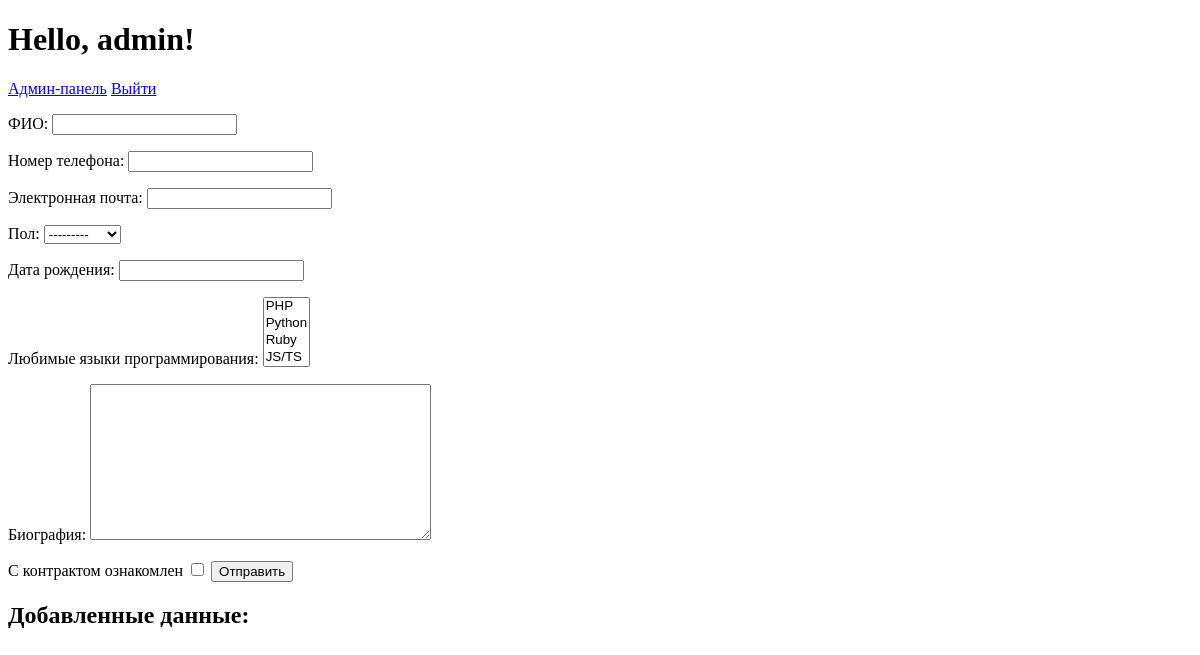
Page /web_4/ (signed in) on the earlier database version.
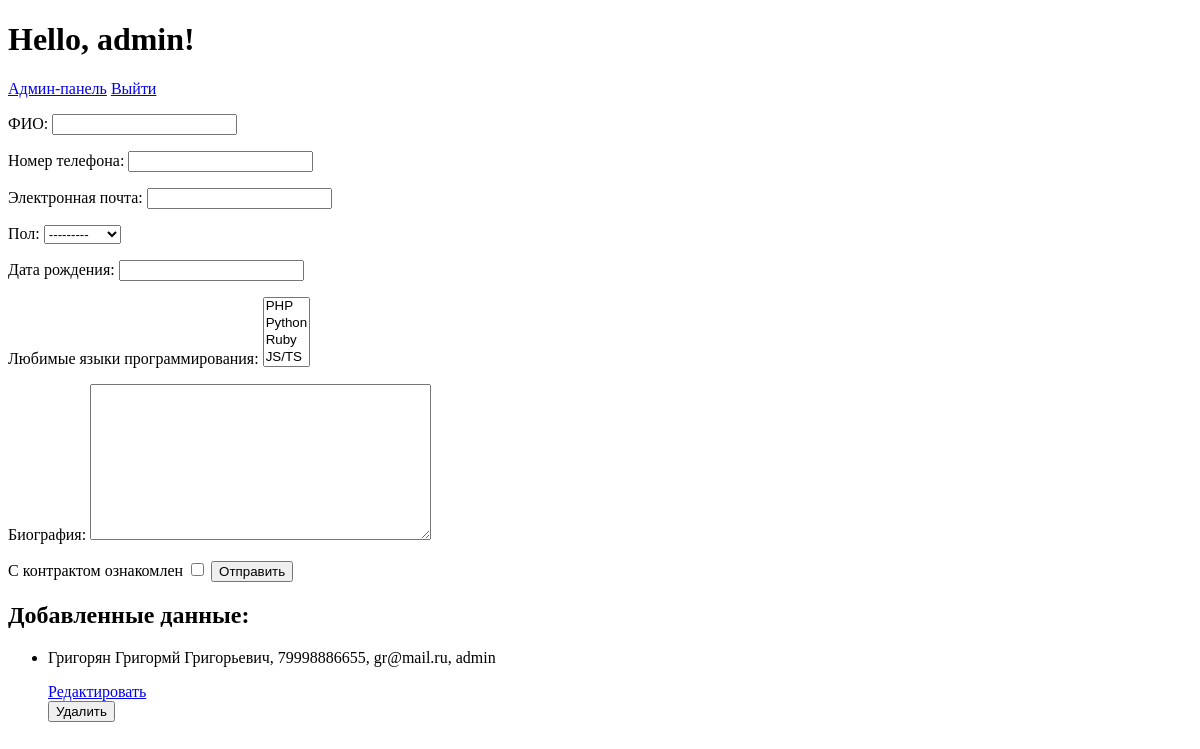
Same page on the later database version.
### userdata/models.py (models this page shows)
class UserDataModel(models.Model):
	GENDER_CHOICES = [
        ('М', 'Мужской'),
        ('Ж', 'Женский'),
    ]
	fio = models.CharField(max_length=255, validators=[validate_fio_format], verbose_name='ФИО')
	phone = models.CharField(max_length=20, validators=[RegexValidator(regex=r'^\d{11}$', message='Введите 10-значный номер телефона')],
						  verbose_name='Номер телефона')
	email = models.EmailField(max_length=100, validators=[validate_email], verbose_name='Электронная почта')
	gender = models.CharField(max_length=1, choices=GENDER_CHOICES, verbose_name='Пол')
	birth = models.DateField(validators=[validate_date], verbose_name='Дата рождения')
	user_langs = models.ManyToManyField(UserProgrammingLanguages, verbose_name='Любимые языки программирования')
	biography = models.TextField(verbose_name='Биография')
	creator = models.ForeignKey(User, on_delete=models.SET_NULL, null=True, blank=True)
	def __str__(self):
		return f'{self.fio}, {self.phone}, {self.email}, {self.creator}'
	class Meta:
		verbose_name = 'Данные пользователя'

### userdata/views.py (the view, shortened to what this page needs)
# urls.py: path('web_4/', views.UserDataView.as_view(), name='home'),
class UserDataView(FormView):
	template_name = 'index.html'
	form_class = UserDataForm
	success_url = '/web_4'
	def get_context_data(self, **kwargs):
		context = super().get_context_data(**kwargs)
		print(self.request.user, 'XXXXX')
		if self.request.user.id != None:
			user_items = UserDataModel.objects.filter(creator=self.request.user)
		else:
			user_items = ''
		context['user_items'] = user_items
		return context
	def get_initial(self):
		initial = super().get_initial()
		initial['fio'] = self.request.COOKIES.get('fio', '')
		initial['phone'] = self.request.COOKIES.get('phone', '')
		initial['email'] = self.request.COOKIES.get('email', '')
		return initial

### userdata/forms.py
class UserDataForm(forms.ModelForm):
	class Meta:
		model = UserDataModel
		fields = ['fio', 'phone', 'email', 'gender', 'birth', 'user_langs', 'biography']

### userdata/models.py (called while the page is built)
	def __str__(self):
		return f'{self.programming_languages}'

### userdata/templates/index.html (shortened to what this page needs)
{% extends 'layout.html'%}{% block title %}Форма{% endblock %} {% block body %}
<header>
	{% if user.is_authenticated %}
	<h1>Hello, {{request.user}}!</h1>
	{% if request.user.is_superuser %}
	<a href="{% url 'admin' %}">Админ-панель</a>
	{% endif %}
	<a href="{% url 'logout' %}">Выйти</a>
	{% else %}
	<h1>hello</h1>
	{% endif %}
</header>
<main>
	<form method="post" class="user_data_form">
		{% csrf_token %} {{ form.as_p }}
		<label for="checkbox">С контрактом ознакомлен</label>
		<input type="checkbox" name="checkbox" id="" />
		<button type="submit">Отправить</button>
	</form>
	<section class="user_added_fields">
		{% if user.is_authenticated %}
		<h2>Добавленные данные:</h2>
		<ul>
			{% for i in user_items %}
			<li class="user_added_field">
				<p>{{i}}</p>
				<a href="{% url 'data' i.pk %}">Редактировать</a>
				<form method="post" action="{% url 'delete' i.pk %}">
					<button type="submit">Удалить</button>
				</form>
			</li>
			{% endfor %}
		</ul>
		{% endif %}
	</section>
</main>
{% endblock %}

Differences in the rows shown:
added UserDataModel: fio+phone+email "Григорян Григормй Григорьевич, 79998886655, gr@mail.ru, admin"
